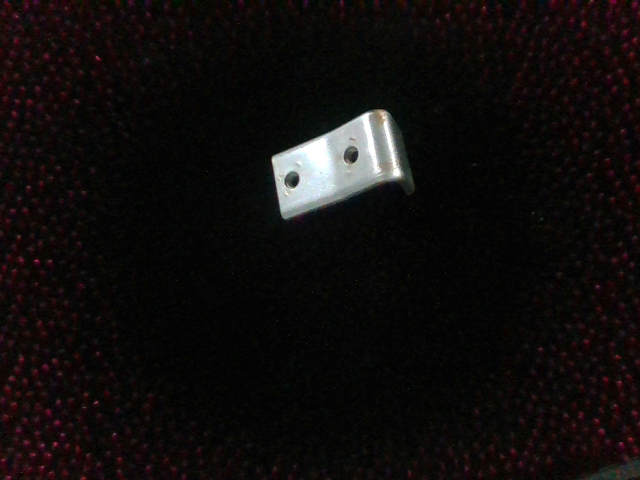
//> input picture I-LSD/cmake-build-debug/image1.png, 640 x 480 px
$ ./main   (built with g++ and OpenCV 4)
//> lines starting //> are read from the running program, lines starting //| are printed output that depends on the picture; after the words box and inside, x2 and y2 are one past the last pixel; in counts of white or black regions, pixels touching at a corner belong together
#include "opencv2/imgproc.hpp"
#include "opencv2/imgcodecs.hpp"
#include "opencv2/highgui.hpp"
#include <iostream>
#include <algorithm>
#include <set>
using namespace std;
using namespace cv;

struct idxAngle
{
    int idx;
    double angle;
};

struct idxLen
{
    int idx;
    double len;
};

struct idxPoint
{
    int idx;
    double x;
};

double Pointdistance(double  x1, double y1, double x2, double y2)
{
    return sqrt((x1 - x2)*(x1 - x2) + (y1 - y2)*(y1 - y2));
}

bool mysort(idxLen il1, idxLen il2)
{
    return il1.len > il2.len;
}

bool mysort2(idxPoint p1, idxPoint p2)
{
    return p1.x < p2.x;
}

bool mysort3(idxPoint p1, idxPoint p2)
{
    return p1.x > p2.x;
}

double LineAngle(double x1, double y1, double x2, double y2) {

    if (x1 == x2)
        return 90;
    else {
        if((y2 - y1) / (x2 - x1) > 0)
            return atan((y2 - y1) / (x2 - x1)) * 180 / CV_PI;
        else
            return atan((y2 - y1) / (x2 - x1)) * 180 / CV_PI + 180;
    }
}

int main()
{
    int MAX_LENS = 3;
    bool useRefine = true;
    bool useCanny = true;
    Mat image = imread("image1.png");
//> image is the input picture: 480 rows x 640 cols, CV_8UC3; mean B, G, R 12.4, 13.1, 16.3

    if( image.empty() )
    {
        cout << "Unable to load Image" << endl; return 1;
    }
    imshow("Source Image", image);


    Mat resImage;
    cvtColor(image, resImage, CV_RGB2GRAY);
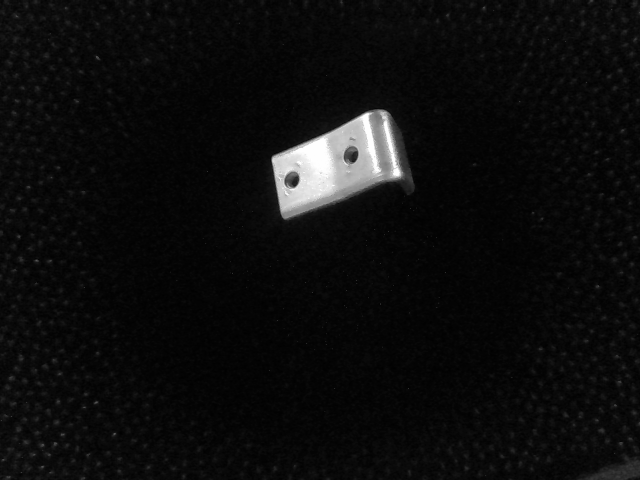
//> resImage: 480 rows x 640 cols, CV_8UC1; min 1, max 255, mean 13.3


    Ptr<LineSegmentDetector> ls = createLineSegmentDetector(LSD_REFINE_STD);

    vector<Vec4f> line;
    vector<Vec4f> cut_line;

    vector<Vec4f> max_line;
    double max_len = 0;
    double max_idx = 0;

    vector<double> len;
    double total_len(0);
    double average_len;

    ls->detect(resImage, line);
//> line = 47 items, first 8: [369.1, 111.5, 273.2, 157.2], [298.8, 181.4, 294.4, 187.2], [386.9, 108.6, 366.6, 111], [270.9, 158.1, 280.9, 216.8], [299.5, 173.2, 298.2, 181.5], [294.5, 187.3, 286.8, 186.5], [358.2, 152.7, 355.1, 161.7], [283.9, 178.3, 289.5, 169.5]

    vector<idxLen> idxLens;
    vector<vector<idxAngle> > angleLine;
    angleLine.resize(18);

    for(int i = 0; i < line.size(); i++)
    {
        double l = Pointdistance(line.at(i)[0], line.at(i)[1], line.at(i)[2], line.at(i)[3]);
        idxLen iL;
        iL.idx = i;
        iL.len = l;
        idxLens.push_back(iL);
        len.push_back(l);

        double line_angle = LineAngle(line.at(i)[0], line.at(i)[1], line.at(i)[2], line.at(i)[3]);
        int discreteAngle = line_angle / 10;
        if(discreteAngle > 17)
            discreteAngle = 17;

        idxAngle iA;
        iA.idx = i;
        iA.angle = line_angle;
        angleLine[discreteAngle].push_back(iA);

        total_len += l;

        if(l > max_len) {
            max_len = l;
            max_idx = i;
        }
    }
//> this loop made 47 passes
//> (l, iL.len, line_angle, total_len, max_len) on pass 1: (106.2, 106.2, 154.5, 106.2, 106.2)
//> (l, iL.len, line_angle, total_len) on passes 2 to 7: (7.25, 7.25, 126.9, 113.5), (20.45, 20.45, 173.2, 133.9), (59.59, 59.59, 80.33, 193.5), (8.46, 8.46, 98.66, 202), (7.72, 7.72, 5.95, 209.7), (9.49, 9.49, 109, 219.2)
//> after the loop, total_len = 830.3; max_len = 106.2; max_idx = 0
    sort(idxLens.begin(), idxLens.end(), mysort);

    //对角度进行离散化，取与长度前MAX_LENS的组
    vector<Vec4f> L;
    MAX_LENS = min(MAX_LENS, (int)line.size());
//> MAX_LENS = 3
    set<int> s;
    for(int ith = 0; ith < 1; ith++) {
        int index = idxLens[ith].idx;

        double x1 = line.at(index)[0];
        double y1 = line.at(index)[1];
        double x2 = line.at(index)[2];
        double y2 = line.at(index)[3];
//        cout << x1 << " " << y1 << " " << x2 << " " << y2 << endl;

        double angle = LineAngle(x1, y1, x2, y2);

        double k = tan(angle * CV_PI / 180);

        int discreteAngle = angle / 10;
        if(discreteAngle > 17 )
            discreteAngle = 17;

        double x0 = (x1 + x2) / 2;
        cout << x1 << " " << x2 << " " << x0 << endl;

        vector<vector<idxPoint> > p;
        p.resize(2);
        idxPoint p1 = {index, x1};
        idxPoint p2 = {index, x2};

        if (x1 > x0) {
            p[0].push_back(p1);
            p[1].push_back(p2);
        } else {
            p[0].push_back(p1);
            p[1].push_back(p2);
        }

        //找到
        for (int i = 0; i < angleLine[discreteAngle].size(); i++) {
            if (angleLine[discreteAngle][i].idx == index)
                continue;
            double a1 = line[angleLine[discreteAngle][i].idx][0];
            double b1 = line[angleLine[discreteAngle][i].idx][1];
            double a2 = line[angleLine[discreteAngle][i].idx][2];
            double b2 = line[angleLine[discreteAngle][i].idx][3];
            double d1 = abs(k * a1 - b1 - k * x1 + y1) / sqrt(k * k + 1);
            double d2 = abs(k * a2 - b2 - k * x1 + y1) / sqrt(k * k + 1);

            if (d1 < 10 && d2 < 10) {
                double x;
                x = (a1 / k + b1 + k * x1 - y1) / (k + 1 / k);
                idxPoint tem = {angleLine[discreteAngle][i].idx, x};
                if (x > x0)
                    p[0].push_back(tem);
                else
                    p[1].push_back(tem);

                x = (a2 / k + b2 + k * x1 - y1) / (k + 1 / k);
                tem = {angleLine[discreteAngle][i].idx, x};
                if (x > x0)
                    p[0].push_back(tem);
                else
                    p[1].push_back(tem);
            }
        }

        cout << p[0].size() << endl;
        cout << p[1].size() << endl;

        sort(p[0].begin(), p[0].end(), mysort2);
        sort(p[1].begin(), p[1].end(), mysort3);

        //找到右端点
        int i = 0;
        double endx1;
        while(p[0][i].idx != index) {
            s.insert(p[0][i].idx);
            i++;
        }
        s.insert(p[0][i].idx);
        i++;
        while(i < p[0].size() && (p[0][i].x - p[0][i - 1].x) * sqrt(k * k + 1) < 16) {
            s.insert(p[0][i].idx);
            i++;
        }
        endx1 = p[0][i - 1].x;
        double endy1 = k * (endx1 - x1) + y1;
        cout << endx1 << endl;


        //找到左端点
        i = 0;
        double endx2;
        while(p[1][i].idx != index) {
            s.insert(p[1][i].idx);
            i++;
        }
        s.insert(p[1][i].idx);
        i++;
        while(i < p[1].size() && (p[1][i].x - p[1][i - 1].x) > -16) {
            s.insert(i);
            i++;
        }
        endx2 = p[1][i - 1].x;
        double endy2 = k * (endx2 - x1) + y1;
        cout << endx2 << endl;

        Vec4f l(endx1, endy1, endx2, endy2);
        line.push_back(l);


        for (int i = 0; i < angleLine[discreteAngle].size(); i++)
            L.push_back(line[angleLine[discreteAngle][i].idx]);

    }
//> this loop made 1 pass
//> (x1, y1, x2, y2, angle, k, x0) on pass 1: (369.1, 111.5, 273.2, 157.2, 154.5, -0.476, 321.2)
//| 369.139 273.204 321.172
//| 369.139
//> after the loop, L = 6 items: [369.1, 111.5, 273.2, 157.2], [285.1, 216, 330.9, 199.1], [348.3, 193.7, 374.5, 183.9], [387.6, 173.5, 395, 169.2], [328, 194.1, 339, 188.6], [339.8, 189.2, 347.1, 186.2]

    //合并过短直线
    vector<Vec4f>::iterator l = line.begin();
    for(set<int>::reverse_iterator it = s.rbegin(); it != s.rend(); it ++) {
        line.erase(l + *it);
        cout << *it << endl;
    }


    // 求平均直线长度，将小于平均长度的直线删除
    idxLens.clear();
    len.clear();
    max_len = 0;
    max_idx = 0;

    for(int i = 0; i < line.size(); i++)
    {
        double l = Pointdistance(line.at(i)[0], line.at(i)[1], line.at(i)[2], line.at(i)[3]);
        idxLen iL;
        iL.idx = i;
        iL.len = l;
        idxLens.push_back(iL);
        len.push_back(l);


        if(l > max_len) {
            max_len = l;
            max_idx = i;
        }
    }
//> this loop made 47 passes
//> (l, iL.len, max_len) on passes 1, 2, 3, 8, 47: (7.25, 7.25, 7.25), (20.45, 20.45, 20.45), (59.59, 59.59, 59.59), (61.89, 61.89, 61.89), (106.2, 106.2, 106.2)
//> (l, iL.len) on passes 4, 5, 6, 7, 9, 10: (8.46, 8.46), (7.72, 7.72), (9.49, 9.49), (10.46, 10.46), (8.15, 8.15), (10.08, 10.08)
//> after the loop, max_len = 106.2; max_idx = 46

    max_line.push_back(line[max_idx]);
//> max_line = 1 item: [369.1, 111.5, 273.2, 157.2]
    average_len = total_len/line.size();
//> average_len = 17.67
    for(int i = 0; i < len.size(); i++)
    {
        if(len[i] > average_len)
            cut_line.push_back(line[i]);
    }
//> this loop made 47 passes


    // Show found lines
    Mat lineImage = Mat::zeros(image.rows, image.cols, CV_8UC1);

    ls->drawSegments(lineImage, cut_line);
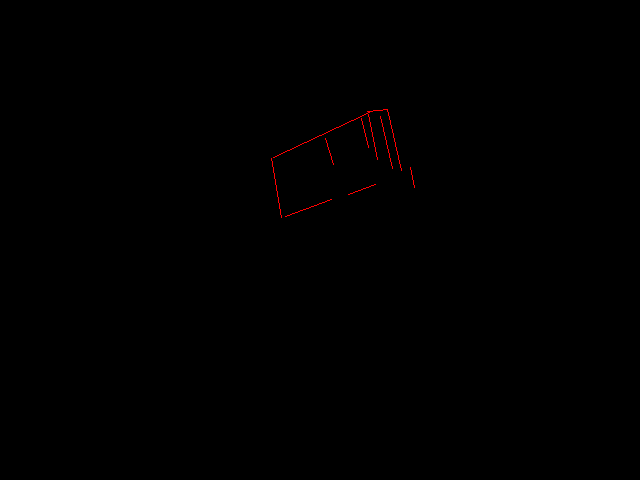
//> lineImage: 480 rows x 640 cols, CV_8UC3; mean B, G, R 0, 0, 0.4
    cvtColor(lineImage, lineImage, CV_BGR2GRAY);
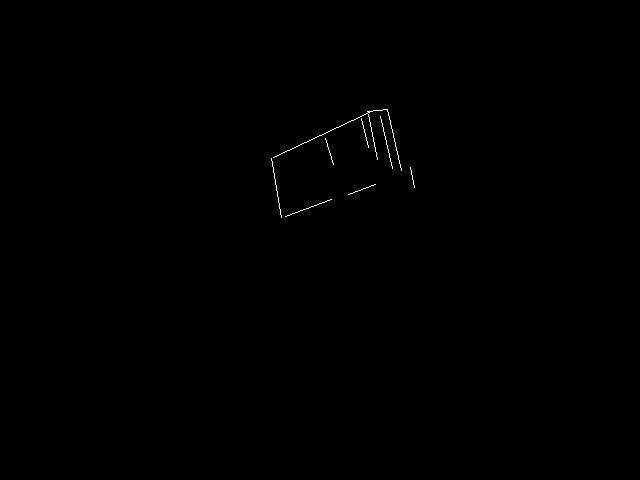
//> lineImage: 480 rows x 640 cols, CV_8UC1; values 0 (black) and 76 (white), 0.16% white in thin lines or dots, all inside (x1, y1, x2, y2) = (271, 109, 415, 218)
    threshold(lineImage, lineImage, 0, 255, THRESH_OTSU);
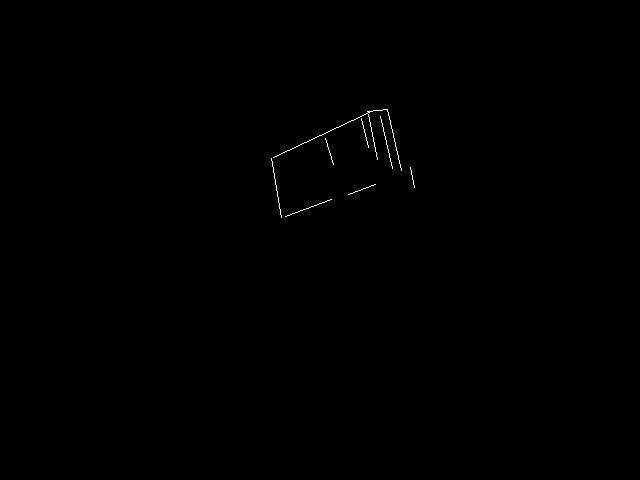
//> lineImage: 480 rows x 640 cols, CV_8UC1; 0.16% white in thin lines or dots, all inside (x1, y1, x2, y2) = (271, 109, 415, 218)


    imshow("result", lineImage);
    waitKey(0);
    return 0;
}

$ run again, with I-LSD/cmake-build-debug/image00.png copied over I-LSD/cmake-build-debug/image1.png
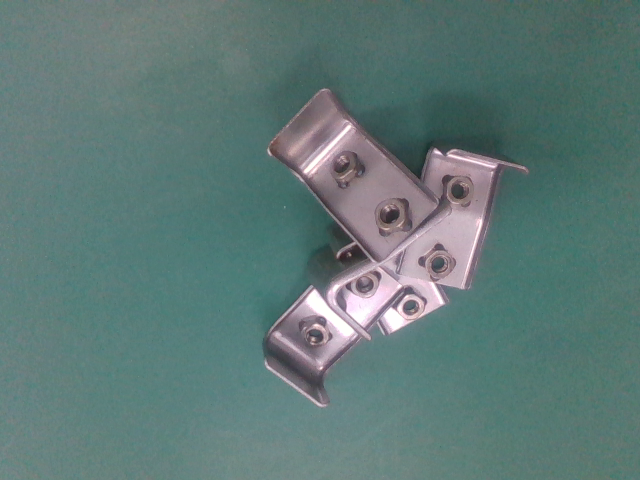
//> input picture I-LSD/cmake-build-debug/image00.png, 640 x 480 px
//> image is the input picture: 480 rows x 640 cols, CV_8UC3; mean B, G, R 118.4, 120.9, 94.8
//> `cvtColor(image, resImage, CV_RGB2GRAY);`:
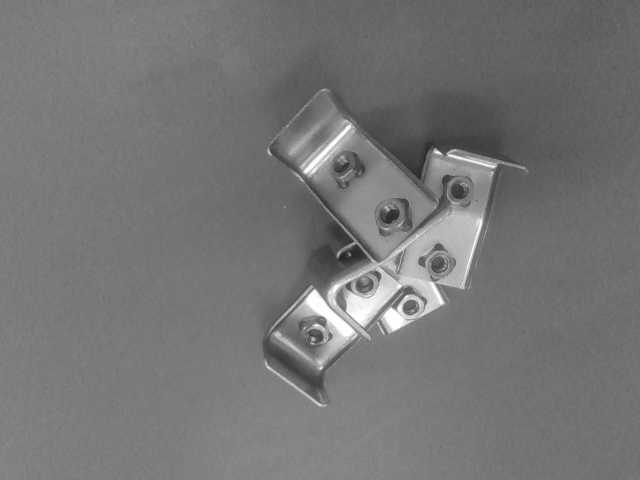
//> resImage: 480 rows x 640 cols, CV_8UC1; min 34, max 254, mean 117.2
//> line = 244 items, first 8: [443.5, 153.9, 435.1, 147.6], [407, 292, 395.4, 307.9], [415.7, 295, 406.8, 293.7], [401.9, 311.9, 402.3, 303.1], [468.1, 271.9, 492.5, 181.7], [320.5, 314.5, 327.8, 319.9], [343.7, 288.1, 346.6, 311.8], [326.5, 304.6, 312, 284.3]
//> the loop `for(int i = 0; i < line.size(); i++)` made 244 passes
//> (l, iL.len, line_angle, total_len, max_len) on passes 1, 2, 5, 35: (10.49, 10.49, 36.65, 10.49, 10.49), (19.76, 19.76, 126.1, 30.25, 19.76), (93.41, 93.41, 105.1, 141.5, 93.41), (107.1, 107.1, 47.96, 843.2, 107.1)
//> after the loop `for(int i = 0; i < line.size(); i++)`: idxLens = 244 items; len = 244 values, max 107.1 at index 34, min 1.77 at index 57, mean 17.8; total_len = 4342.1; max_len = 107.1; max_idx = 34
//> MAX_LENS = 3
//> the loop `for(int ith = 0; ith < 1; ith++)` made 1 pass
//> (index, x1, y1, x2, y2, angle, k) on pass 1: (34, 376.5, 262.2, 304.7, 182.7, 47.96, 1.11)
//> (printed output is left out)
//> after the loop `for(int ith = 0; ith < 1; ith++)`: s = 16 items; L = 30 items, first 8: [401.5, 317.3, 390.2, 306], [304.7, 302.6, 319.9, 316.4], [357.1, 332.9, 326, 305.2], [292.8, 160.7, 303.3, 173.2], [303.7, 172.4, 314.7, 184.1], [376.5, 262.2, 304.8, 182.7], [342.9, 310.9, 337.2, 305.2], [346.9, 311.8, 361.8, 325.7]
//> the loop `for(set<int>::reverse_iterator it = s.rbegin(); it != s.rend(); it ++)` made 16 passes
//| 208
//| 66
//| 50
//| 34
//| 30
//> (output is shown up to pass 5 of 16)
//> `idxLens.clear();`: idxLens = 0 items
//> the loop `for(int i = 0; i < line.size(); i++)` made 229 passes
//> (l, iL.len, max_len) on passes 1, 2, 5, 30, 53: (10.49, 10.49, 10.49), (19.76, 19.76, 19.76), (62.65, 62.65, 62.65), (62.8, 62.8, 62.8), (63.63, 63.63, 63.63)
//> after the loop `for(int i = 0; i < line.size(); i++)`: idxLens = 229 items; len = 229 values, max 151.9 at index 228, min 1.77 at index 43, mean 16.81; max_len = 151.9; max_idx = 228
//> max_line = 1 item: [376.9, 262.7, 275.1, 149.8]
//> average_len = 18.96
//> `threshold(lineImage, lineImage, 0, 255, THRESH_OTSU);`:
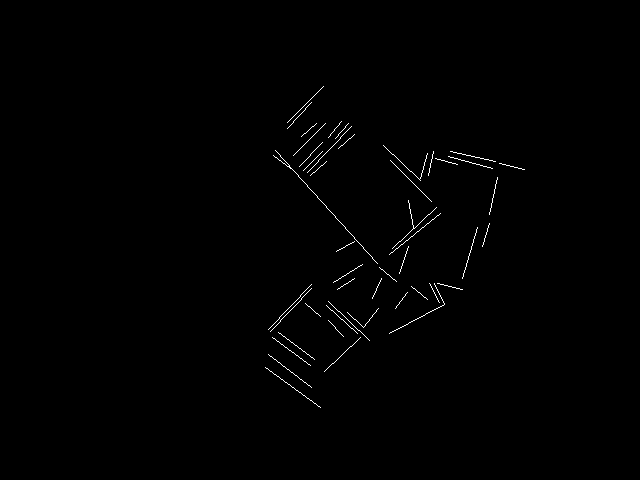
//> lineImage: 480 rows x 640 cols, CV_8UC1; 0.54% white in thin lines or dots, all inside (x1, y1, x2, y2) = (265, 86, 525, 408)

$ run again, with I-LSD/cmake-build-debug/image10.png copied over I-LSD/cmake-build-debug/image1.png
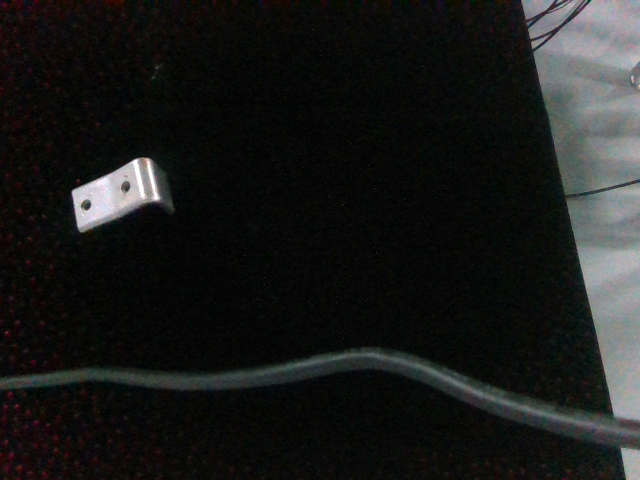
//> input picture I-LSD/cmake-build-debug/image10.png, 640 x 480 px
//> image is the input picture: 480 rows x 640 cols, CV_8UC3; mean B, G, R 26.1, 27.1, 26.1
//> line = 128 items, first 8: [138, 157.9, 71.89, 190.7], [148.2, 157, 135.5, 157.7], [70.95, 191.6, 77.23, 229.5], [92.76, 204, 87.75, 209], [91.43, 197, 90.11, 204.7], [130.9, 184, 125.2, 197.2], [571.5, 228.2, 597.1, 340.6], [148.3, 158.7, 154.7, 160.7]
//> the loop `for(int i = 0; i < line.size(); i++)` made 128 passes
//> (l, iL.len, line_angle, total_len, max_len) on passes 1, 7: (73.79, 73.79, 153.6, 73.79, 73.79), (115.2, 115.2, 77.19, 269.5, 115.2)
//> after the loop `for(int i = 0; i < line.size(); i++)`: idxLens = 128 items; len = 128 values, max 115.2 at index 6, min 5.11 at index 122, mean 27.29; total_len = 3493.2; max_len = 115.2; max_idx = 6
//> MAX_LENS = 3
//> the loop `for(int ith = 0; ith < 1; ith++)` made 1 pass
//> (index, x1, y1, x2, y2, angle, k) on pass 1: (6, 571.6, 228.2, 597.1, 340.6, 77.19, 4.4)
//> (printed output is left out)
//> after the loop `for(int ith = 0; ith < 1; ith++)`: L = 16 items, first 8: [571.5, 228.2, 597.1, 340.6], [619.1, 445.4, 625.5, 478.6], [608.9, 395.2, 612.3, 411.1], [159.9, 200.2, 150.6, 161.6], [597.3, 340.8, 608.8, 394.8], [529.8, 40.31, 531.2, 47.78], [520.9, 0.31, 525.6, 23.39], [526.7, 26.41, 528.9, 37.46]
//> the loop `for(set<int>::reverse_iterator it = s.rbegin(); it != s.rend(); it ++)` made 1 pass
//| 6
//> `idxLens.clear();`: idxLens = 0 items
//> the loop `for(int i = 0; i < line.size(); i++)` made 128 passes
//> (l, iL.len, max_len) on passes 1, 19, 40, 50: (73.79, 73.79, 73.79), (77.55, 77.55, 77.55), (93.94, 93.94, 93.94), (99.45, 99.45, 99.45)
//> after the loop `for(int i = 0; i < line.size(); i++)`: idxLens = 128 items; len = 128 values, max 115.2 at index 127, min 5.11 at index 121, mean 27.29; max_len = 115.2; max_idx = 127
//> max_line = 1 item: [571.5, 228.2, 597.1, 340.6]
//> average_len = 27.29
//> the loop `for(int i = 0; i < len.size(); i++)` made 128 passes
//> `cvtColor(lineImage, lineImage, CV_BGR2GRAY);`:
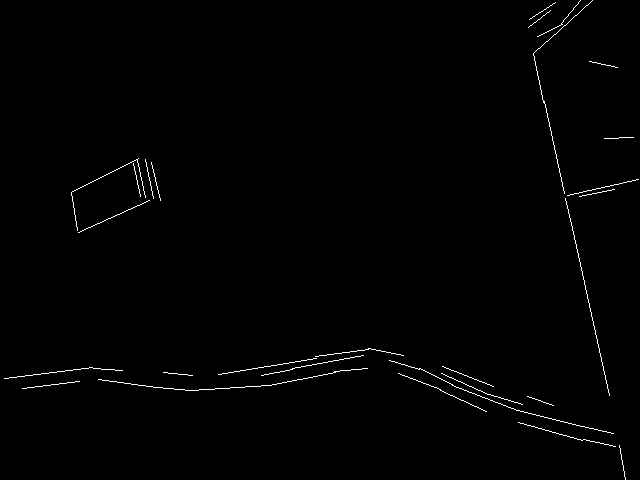
//> lineImage: 480 rows x 640 cols, CV_8UC1; values 0 (black) and 76 (white), 0.77% white in thin lines or dots
//> `threshold(lineImage, lineImage, 0, 255, THRESH_OTSU);`:
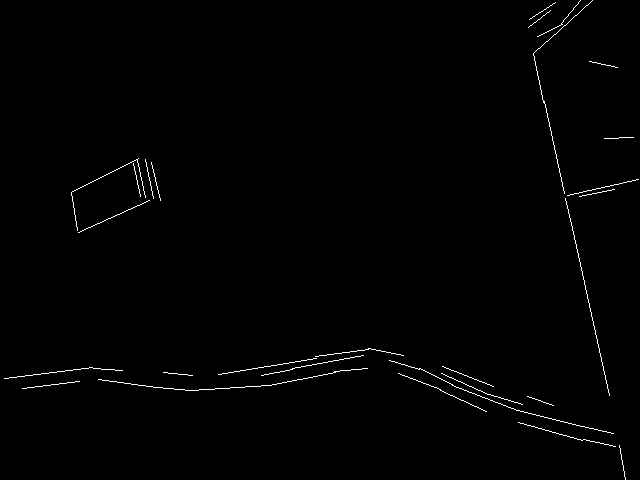
//> lineImage: 480 rows x 640 cols, CV_8UC1; 0.77% white in thin lines or dots
